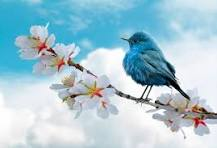
#> input picture img.jpeg, 217 x 148 px, given in place of img.jpg, which was not available
$ jupyter execute FDIP_Assignment1.ipynb
#> lines starting #> are read from the running program, lines starting #| are printed output that depends on the picture; after the words box and inside, x2 and y2 are one past the last pixel; in counts of white or black regions, pixels touching at a corner belong together; pictures that were not available may be replaced by others from this repository, and a replacement may not be noted
[cell 1]
from google.colab import files
uploaded = files.upload()
#> the answer given: img.jpeg

[cell 2]
import cv2
import numpy as np
import matplotlib.pyplot as plt

img = cv2.imread("img.jpg", cv2.IMREAD_GRAYSCALE)
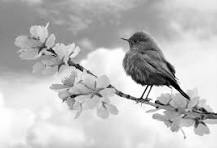
#> img: shape (148, 217); min 0, max 255, mean 190.7

if img is None:
    raise FileNotFoundError("Image not found. Please check the path.")

[cell 3]
#brightness improvement
brightness_increase = cv2.convertScaleAbs(img, alpha=1, beta=50)
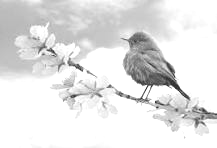
#> brightness_increase: shape (148, 217); min 50, max 255, mean 227.8

[cell 4]
#brightness reduction
brightness_decrease = cv2.convertScaleAbs(img, alpha=1, beta=-50)
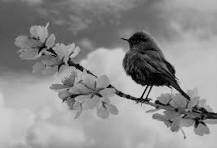
#> brightness_decrease: shape (148, 217); min 0, max 205, mean 141.3

[cell 5]
#thresholding
_, thresholded = cv2.threshold(img, 128, 255, cv2.THRESH_BINARY)
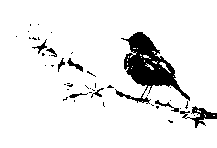
#> thresholded: shape (148, 217); 91.6% white; 45 black regions (36 under 20 px), largest, box (x1, y1, x2, y2) and area: (115, 32, 190, 104) 1929, (180, 106, 217, 128) 278, (67, 58, 83, 72) 73

[cell 6]
#negative of image
negative = 255 - img
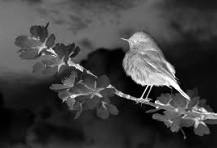
#> negative: shape (148, 217); min 0, max 255, mean 64.3

[cell 7]
#log transformation
img_float = img.astype(np.float32)
log_transformed = np.uint8(255 * (np.log1p(img_float) / np.log1p(np.max(img_float))))
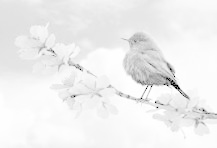
#> log_transformed: shape (148, 217); min 0, max 255, mean 238.7

[cell 8]
#power-law transformation
gamma = 0.5
power_law = np.uint8(255 * ((img_float / 255) ** gamma))
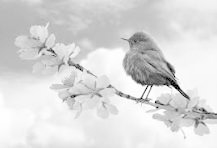
#> power_law: shape (148, 217); min 0, max 255, mean 217.5

[cell 9]
#display results
titles = [
    'Original',
    'Brightness +',
    'Brightness -',
    'Thresholding',
    'Negative',
    'Log Transform',
    'Power Law (γ=0.5)'
]
images = [img, brightness_increase, brightness_decrease, thresholded, negative, log_transformed, power_law]

[cell 10]
plt.figure(figsize=(12, 8))
for i in range(len(images)):
    plt.subplot(2, 4, i+1)
    plt.imshow(images[i], cmap='gray')
    plt.title(titles[i])
    plt.axis('off')
#> this loop made 7 passes

plt.tight_layout()
plt.show()
